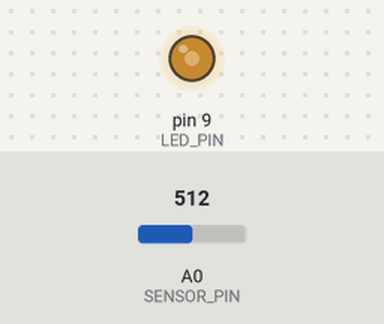
Simulated run of this sketch. Board: Arduino Uno, built with avr-gcc and run on an emulated ATmega328P. Parts: output pins drawn as LEDs (lit = HIGH). Inputs (shaded band) come from the test bench; at power-on: A0 (SENSOR_PIN) = 512.

Above: at 1.2 s.
1.3 s: A0 (SENSOR_PIN) set to 716
At 2.5 s:
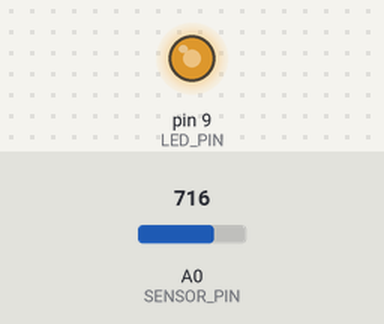
2.8 s: A0 (SENSOR_PIN) set to 900
At 3.8 s:
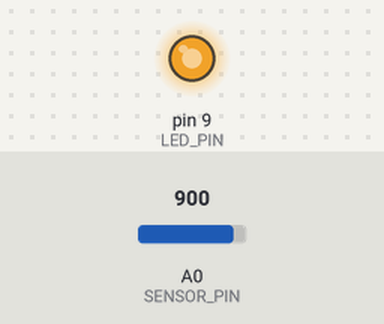
4.3 s: A0 (SENSOR_PIN) set to 245
At 5.0 s:
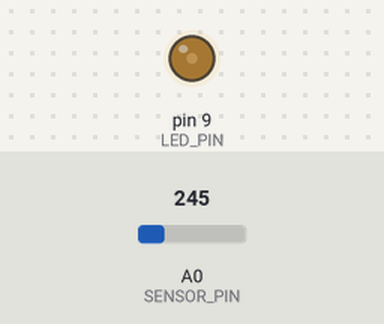
5.8 s: A0 (SENSOR_PIN) set to 0
At 6.2 s:
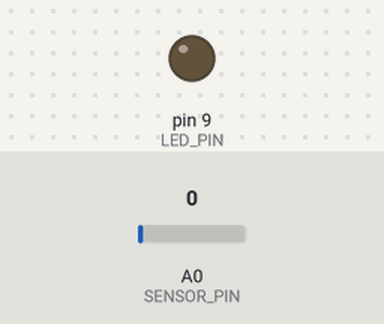
7.3 s: A0 (SENSOR_PIN) set to 511
At 8.6 s:
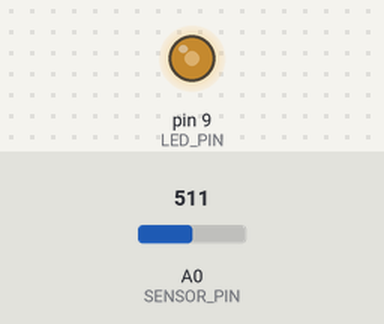
Timing chart, 0 to 9.8 s (numbered marks = the images above; inputs shaded):
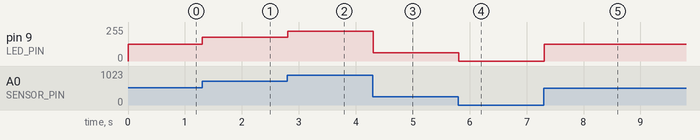

The sketch:

DialAFade.ino
```cpp
const int LED_PIN = 9;
const int SENSOR_PIN = A0;
const float MAX_FADE = 255.0;
const float MAX_POT = 1023.0;

int sensor_value = 0;
int fade_value = 0;

void setup() {
  // put your setup code here, to run once:
  //Serial.begin(9600);
}

void loop() {
  // put your main code here, to run repeatedly:
  sensor_value = analogRead(SENSOR_PIN);
  //Serial.println(sensor_value);

  fade_value = int((float(sensor_value) / MAX_POT) * MAX_FADE);
  analogWrite(LED_PIN, fade_value);
  delay(15);
}
```

Measured:
- after the input at 1.3 s, pin 9 (LED_PIN): 127/255 → 178/255 at once
- after the input at 2.8 s, pin 9 (LED_PIN): 178/255 → 224/255 at once
- after the input at 4.3 s, pin 9 (LED_PIN): 224/255 → 61/255 at once
- after the input at 5.8 s, pin 9 (LED_PIN): 61/255 → 0/255 at once
- after the input at 7.3 s, pin 9 (LED_PIN): 0/255 → 127/255 at once
